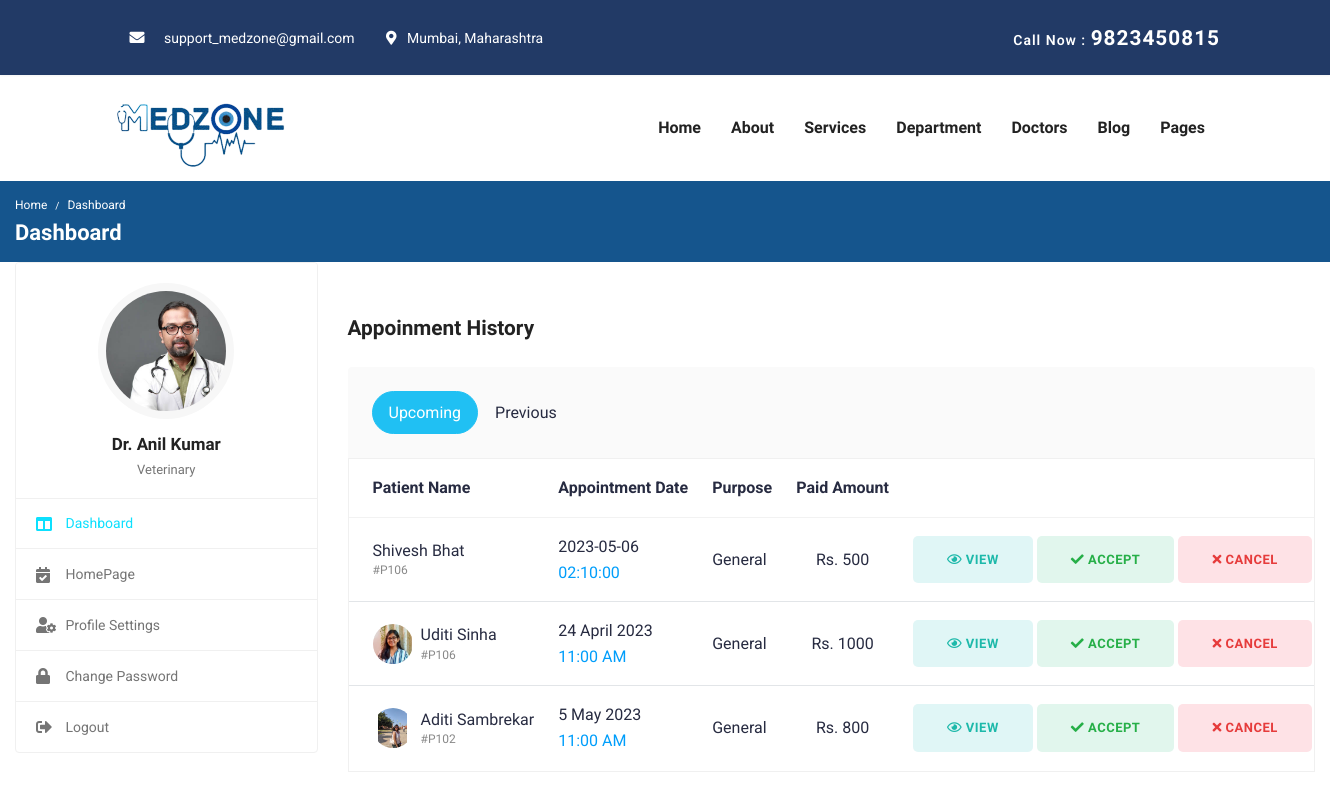
Page /anil_dash.php on the earlier database version.
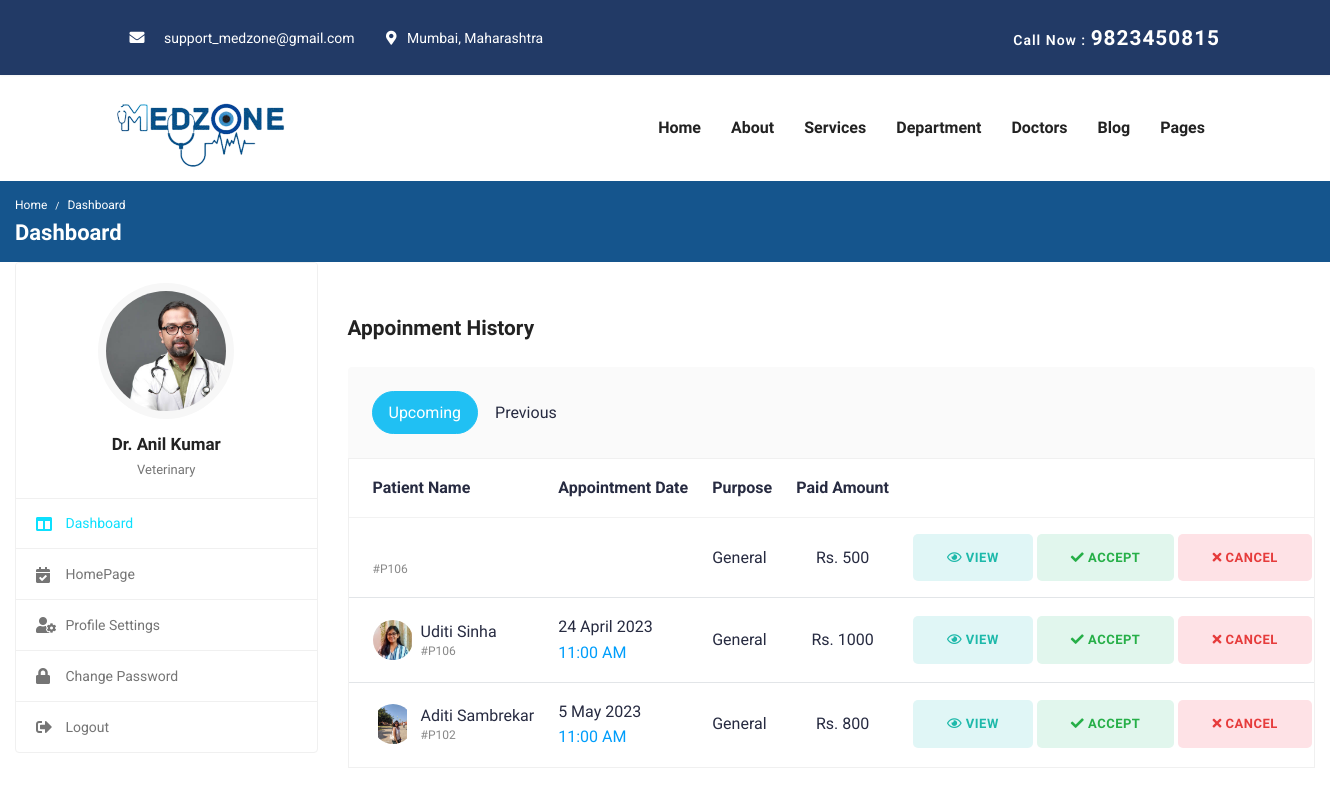
Same page on the later database version.
### tables this page shows
CREATE TABLE `appointment_details` (
  `id` int(11) NOT NULL,
  `common_symptoms` varchar(100) NOT NULL,
  `doctors` varchar(100) NOT NULL,
  `appointment_date` date DEFAULT NULL,
  `appointment_time` time DEFAULT NULL,
  `first_name` varchar(100) NOT NULL,
  `last_name` varchar(50) NOT NULL,
  `phone` varchar(20) NOT NULL,
  `email` varchar(50) NOT NULL,
  `address` text NOT NULL,
  `patient_age` int(5) DEFAULT NULL,
  `gender` varchar(20) DEFAULT NULL,
  `created_at` timestamp NOT NULL DEFAULT current_timestamp()
);

### anil_dash.php (the view, shortened to what the changed rows need)
<?php
include 'db_conn.php';
$sql = "SELECT * FROM appointment_details WHERE doctors ='Dr.Anil Kumar' ORDER BY id DESC LIMIT 1";
$result = $conn->query($sql);
if ($result) {
  $data = $result -> fetch_array();
?>
<!DOCTYPE html>
<html lang="zxx">
<head>
  <link rel="stylesheet" href="https://use.fontawesome.com/releases/v5.7.0/css/all.css">
  <link rel = "stylesheet" href="https://cdnjs.cloudflare.com/ajax/libs/font-awesome/4.7.0/css/font-awesome.min.css">
  <link rel="stylesheet" href="font-awesome.min.css">
  <link rel="stylesheet" href="all.min.css">
  <link rel="stylesheet" href="bootstrap.min.css">
  <link rel="stylesheet" href="style.css">
</head>
<body id="top">
<header>
	<div class="header-top-bar">
		<div class="container">
			<div class="row align-items-center">
				<div class="col-lg-6">
					<ul class="top-bar-info list-inline-item pl-0 mb-0">
						<li class="list-inline-item"><a href="mailto:support@gmail.com"><i class="fa fa-envelope" style="font-size:15px"></i>support_medzone@gmail.com</a></li>
						<li class="list-inline-item"><i class="fas fa-map-marker-alt"></i> &nbsp; Mumbai, Maharashtra </li>
					</ul>
				</div>
				<div class="col-lg-6">
					<div class="text-lg-right top-right-bar mt-2 mt-lg-0">
						<a href="tel:+23-345-67890" >
							<span>Call Now : </span>
							<span class="h4"> 9823450815						</span>
						</a>
					</div>
				</div>
			</div>
		</div>
	</div>
	<nav class="navbar navbar-expand-lg navigation" id="navbar">
		<div class="container">
		 	 <a class="navbar-brand" href="index.html">
			  	<img src="MedZone.png" alt="" class="img-fluid">
			  </a>
          <div class="collapse navbar-collapse" id="navbarmain">
			<ul class="navbar-nav ml-auto">
			  <li class="nav-item active">
				<a class="nav-link" href="index.html">Home</a>
			  </li>
			   <li class="nav-item"><a class="nav-link" href="about.html">About</a></li>
			    <li class="nav-item"><a class="nav-link" href="service.html">Services</a></li>
			    <li class="nav-item dropdown">
					<a class="nav-link dropdown-toggle" href="department.html" id="dropdown02" data-toggle="dropdown" aria-haspopup="true" aria-expanded="false">Department <i class="icofont-thin-down"></i></a>
			  	</li>
				  <li class="nav-item dropdown">
					<a class="nav-link dropdown-toggle" href="doctor.html" id="dropdown03" data-toggle="dropdown" aria-haspopup="true" aria-expanded="false">Doctors <i class="icofont-thin-down"></i></a>
			  	</li>
			   <li class="nav-item dropdown">
					<a class="nav-link dropdown-toggle" href="blog-sidebar.html" id="dropdown05" data-toggle="dropdown" aria-haspopup="true" aria-expanded="false">Blog <i class="icofont-thin-down"></i></a>
			  	</li>
			   <li class="nav-item dropdown">
					<a class="nav-link dropdown-toggle" href="contact.html" id="dropdown05" data-toggle="dropdown" aria-haspopup="true" aria-expanded="false">Pages <i class="icofont-thin-down"></i></a>
			  	</li>
			</ul>
		  </div>
		</div>
	</nav>
</header>
			<div class="breadcrumb-bar">
				<div class="container-fluid">
					<div class="row align-items-center">
						<div class="col-md-12 col-12">
							<nav aria-label="breadcrumb" class="page-breadcrumb">
								<ol class="breadcrumb">
									<li class="breadcrumb-item"><a href="index.html">Home</a></li>
									<li class="breadcrumb-item active" aria-current="page">Dashboard</li>
								</ol>
							</nav>
							<h2 class="breadcrumb-title">Dashboard</h2>
						</div>
					</div>
				</div>
			</div>
			<div class="content">
				<div class="container-fluid">
					<div class="row">
						<div class="col-md-5 col-lg-4 col-xl-3 theiaStickySidebar">
							<div class="profile-sidebar">
								<div class="widget-profile pro-widget-content">
									<div class="profile-info-widget">
										<a href="#" class="booking-doc-img">
											<img src="doc7.jpg" alt="User Image">
										</a>
										<div class="profile-det-info">
											<h3>Dr. Anil Kumar</h3>
											<div class="patient-details">
												<h5 class="mb-0">Veterinary</h5>
											</div>
										</div>
									</div>
								</div>
								<div class="dashboard-widget">
									<nav class="dashboard-menu">
										<ul>
											<li class="active">
												<a href="neha_dash.html">
													<i class="fas fa-columns"></i>
													<span>Dashboard</span>
												</a>
											</li>
											<li>
												<a href="index.html">
													<i class="fas fa-calendar-check"></i>
													<span>HomePage</span>
												</a>
											</li>
											<li>
												<a href="doc_prof_settings.html">
													<i class="fas fa-user-cog"></i>
													<span>Profile Settings</span>
												</a>
											</li>
											<li>
												<a href="change-password.html">
													<i class="fas fa-lock"></i>
													<span>Change Password</span>
												</a>
											</li>
											<li>
												<a href="logout.php">
													<i class="fas fa-sign-out-alt"></i>
													<span>Logout</span>
												</a>
											</li>
										</ul>
									</nav>
								</div>
							</div>
						</div>
						<div class="col-md-7 col-lg-8 col-xl-9">
<br><br>
							<div class="row">
								<div class="col-md-12">
									<h4 class="mb-4"> Appoinment History</h4>
									<div class="appointment-tab">
										<ul class="nav nav-tabs nav-tabs-solid nav-tabs-rounded">
											<li class="nav-item">
												<a class="nav-link active" href="#upcoming-appointments" data-toggle="tab">Upcoming</a>
											</li>
											<li class="nav-item">
												<a class="nav-link" href="#previous-appointments" data-toggle="tab">Previous</a>
											</li>
										</ul>
										<div class="tab-content">
											<div class="tab-pane show active" id="upcoming-appointments">
												<div class="card card-table mb-0">
													<div class="card-body">
														<div class="table-responsive">
															<table class="table table-hover table-center mb-0">
																<thead>
																	<tr>
																		<th>Patient Name</th>
																		<th>Appointment Date</th>
																		<th>Purpose</th>
																		<th class="text-center">Paid Amount</th>
																		<th></th>
																	</tr>
																</thead>
																<tbody>
																<tr>
																		<td>
																			<h2 class="table-avatar">
																				<a href="uditi.html"><?php echo $data['first_name']; ?>&nbsp<?php echo $data['last_name']; ?><span>#P106</span></a>
																			</h2>
																		</td>
																		<td><?php echo $data['appointment_date']; ?><span class="d-block text-info"><?php echo $data['appointment_time']; ?></span></td>
																		<td>General</td>
																		<td class="text-center">Rs. 500</td>
																		<td class="text-right">
																			<div class="table-action">
																				<a href="javascript:void(0);" class="btn btn-sm bg-info-light">
																					<i class="far fa-eye"></i> View
																				</a>
																				<a href="javascript:void(0);" class="btn btn-sm bg-success-light">
																					<i class="fas fa-check"></i> Accept
																				</a>
																				<a href="javascript:void(0);" class="btn btn-sm bg-danger-light">
																					<i class="fas fa-times"></i> Cancel
																				</a>
																			</div>
																		</td>
																	</tr>
                                                                    <tr>
																		<td>
																			<h2 class="table-avatar">
																				<a href="uditi.html" class="avatar avatar-sm mr-2"><img class="avatar-img rounded-circle" src="uditi.jpeg" alt="User Image"></a>
																				<a href="uditi.html">Uditi Sinha<span>#P106</span></a>
																			</h2>
																		</td>
																		<td>24 April 2023<span class="d-block text-info">11:00 AM</span></td>
																		<td>General</td>
																		<td class="text-center">Rs. 1000</td>
																		<td class="text-right">
																			<div class="table-action">
																				<a href="javascript:void(0);" class="btn btn-sm bg-info-light">
																					<i class="far fa-eye"></i> View
																				</a>
																				<a href="javascript:void(0);" class="btn btn-sm bg-success-light">
																					<i class="fas fa-check"></i> Accept
																				</a>
																				<a href="javascript:void(0);" class="btn btn-sm bg-danger-light">
																					<i class="fas fa-times"></i> Cancel
																				</a>
																			</div>
																		</td>
																	</tr>
																	<tr>
																		<td>
																			<h2 class="table-avatar">
																				<a href="pat_dash2.html" class="avatar avatar-sm mr-2"><img class="avatar-img rounded-circle" src="sania.jpeg" alt="User Image"></a>
																				<a href="pat_dash2.html">Aditi Sambrekar <span>#P102</span></a>
																			</h2>
																		</td>
																		<td>5 May 2023<span class="d-block text-info">11:00 AM</span></td>
																		<td>General</td>
																		<td class="text-center">Rs. 800</td>
																		<td class="text-right">
																			<div class="table-action">
																				<a href="javascript:void(0);" class="btn btn-sm bg-info-light">
																					<i class="far fa-eye"></i> View
																				</a>
																				<a href="javascript:void(0);" class="btn btn-sm bg-success-light">
																					<i class="fas fa-check"></i> Accept
																				</a>
																				<a href="javascript:void(0);" class="btn btn-sm bg-danger-light">
																					<i class="fas fa-times"></i> Cancel
																				</a>
																			</div>
																		</td>
																	</tr>
																</tbody>
															</table>
														</div>
													</div>
												</div>
											</div>
						</div>
					</div>
				</div>
			</div>
</body>
</html>
<?php } ?>

Differences in the rows shown:
removed appointment_details: first_name "Shivesh", last_name "Bhat", appointment_date "2023-05-06", appointment_time "02:10:00"
